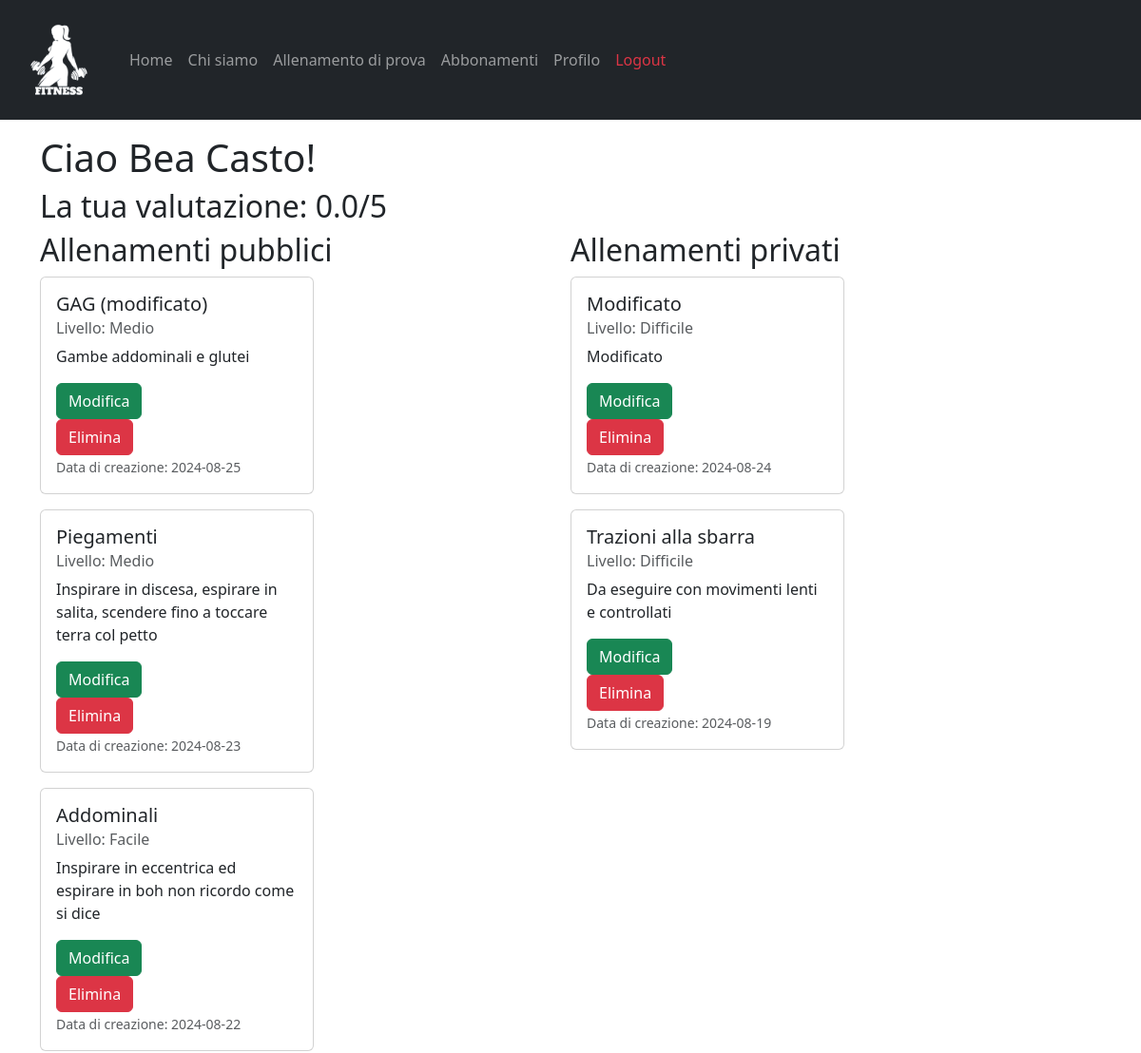
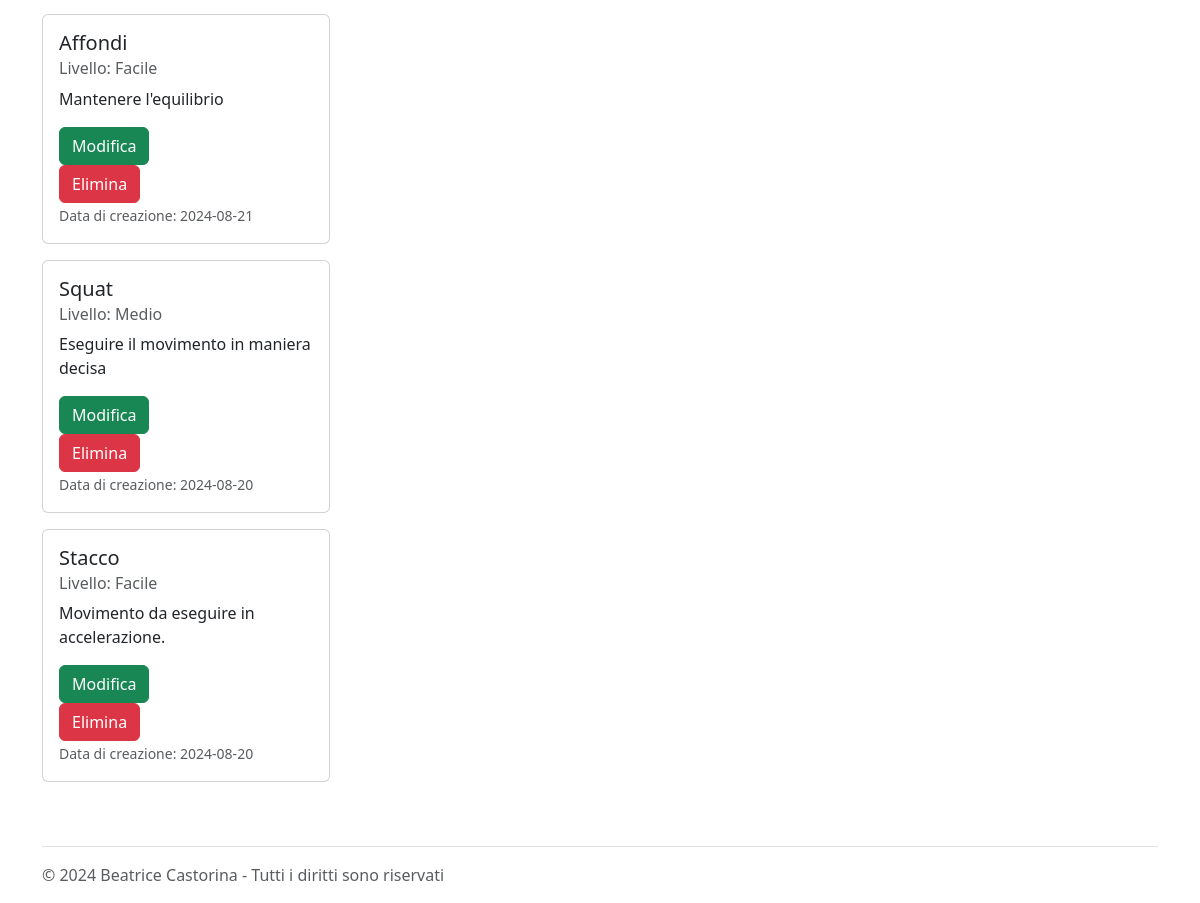
/profile (signed in), run on an earlier commit of the app's database (2 pictures, top to bottom).
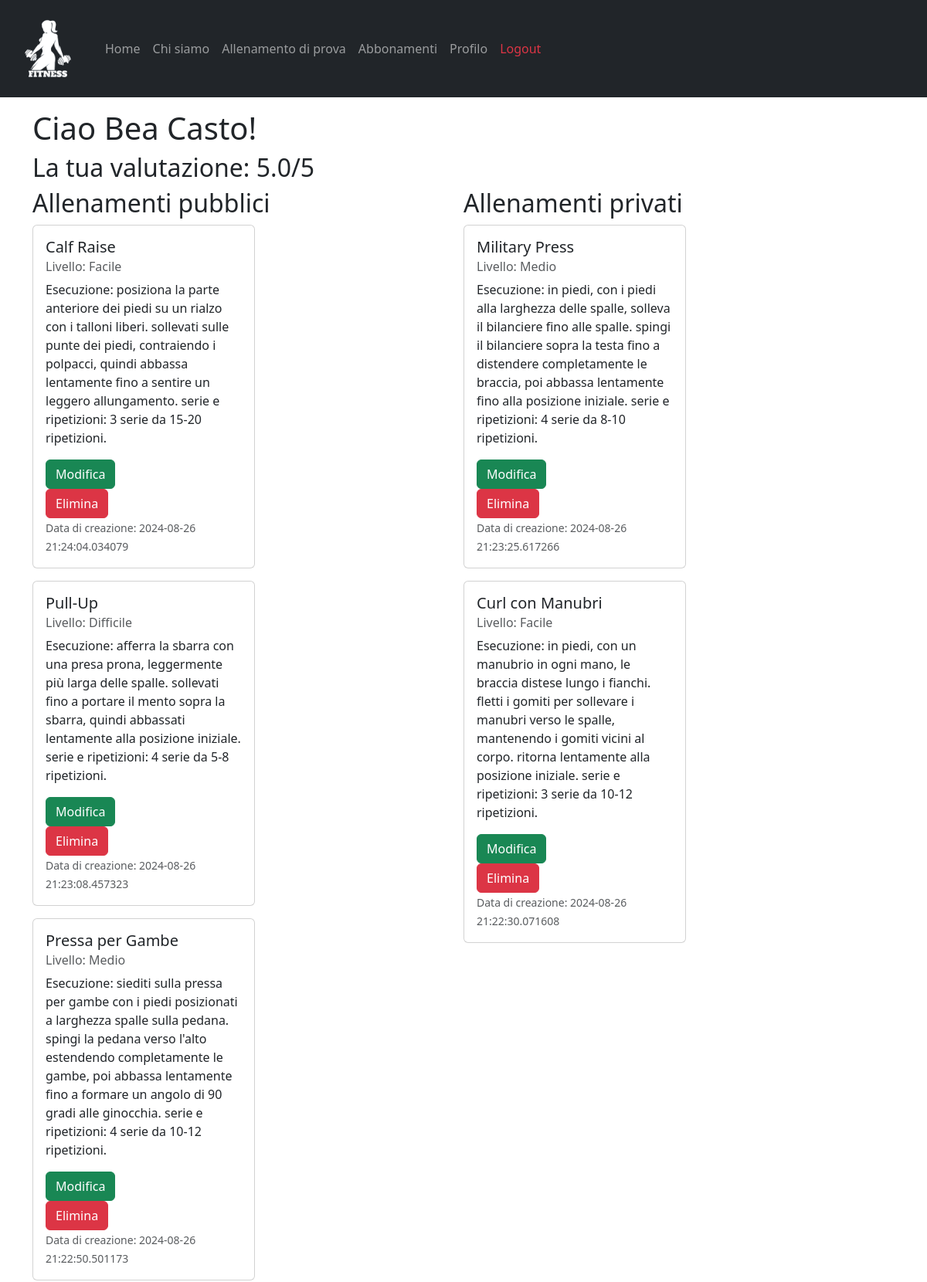
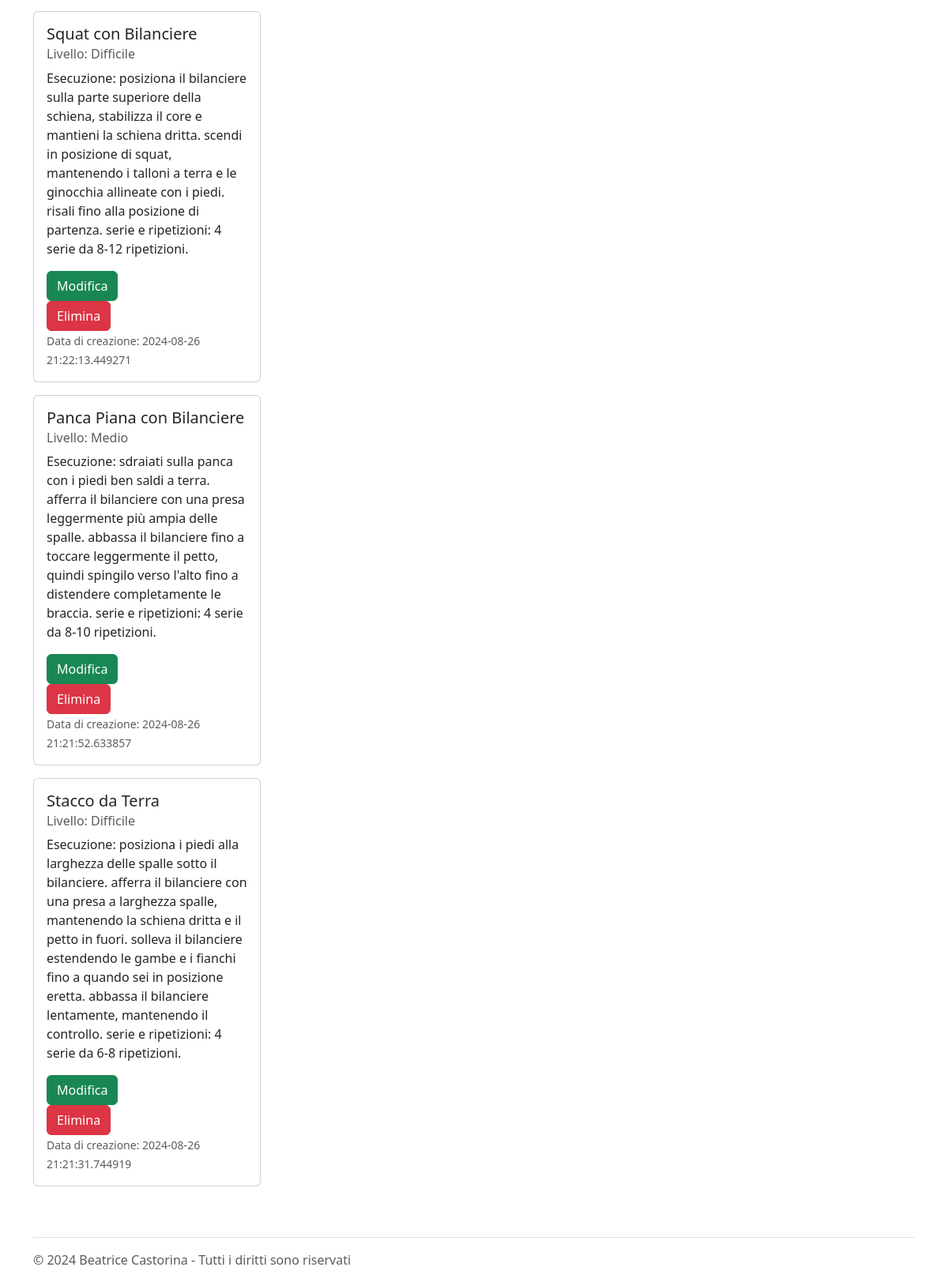
And on a later commit of the database (2 pictures, top to bottom).
### tables this page shows
CREATE TABLE "PersonalTrainers" (
	"nome"	TEXT NOT NULL,
	"email"	TEXT NOT NULL UNIQUE,
	"password"	TEXT NOT NULL,
	"rating"	REAL NOT NULL,
	"numOfRatings"	INTEGER NOT NULL,
	"pt_id"	INTEGER,
	"cognome"	TEXT NOT NULL,
	PRIMARY KEY("pt_id" AUTOINCREMENT),
	CHECK("rating" <= 5.0)
);

CREATE TABLE "Allenamenti" (
	"id_allenamento"	INTEGER,
	"pt_id"	INTEGER NOT NULL,
	"titolo"	TEXT NOT NULL,
	"descrizione"	TEXT NOT NULL,
	"livello"	TEXT NOT NULL,
	"visibile"	INTEGER NOT NULL,
	"data_creazione"	TEXT NOT NULL,
	PRIMARY KEY("id_allenamento" AUTOINCREMENT),
	FOREIGN KEY("pt_id") REFERENCES "PersonalTrainers"("pt_id")
);

### app.py (the view)
@app.route("/profile")
def pt_profile():
  email = request.cookies.get('remember_token').split('|')[0]
  pt_id = utenti_dao.get_pt_id_by_email(email)
  allenamenti_pt_db = allenamenti_dao.get_allenamenti_by_pt(pt_id)
  return render_template('profile.html',allenamenti=allenamenti_pt_db)

### allenamenti_dao.py (called while the page is built)
def get_allenamenti_by_pt(pt_id):
	query = 'SELECT * FROM Allenamenti WHERE pt_id=? ORDER BY data_creazione DESC'
	connection = sqlite3.connect('db/personal.db')
	connection.row_factory = sqlite3.Row
	cursor = connection.cursor()
	cursor.execute(query, (pt_id,))
	result = cursor.fetchall()
	print(result)
	cursor.close()
	connection.close()
	return result

### app.py (called while the page is built)
@login_manager.user_loader
def load_user(user_email):
  print("load user:", user_email)
  user_db, type = utenti_dao.get_user_by_email(user_email)
  if type == 0:
    user = PersonalTrainer(nome=user_db['nome'], cognome=user_db['cognome'], pt_id=user_db['pt_id'], rating=user_db['rating'], numOfRatings=user_db['numOfRatings'], email=user_db['email'], password=user_db['password'])
  else:
    user = Client(nome=user_db['nome'], cognome=user_db['cognome'], client_id=user_db['client_id'], pt_id=user_db['pt_id'], email=user_db['email'], password=user_db['password'])
  return user

### utenti_dao.py (called while the page is built)
def get_pt_id_by_email(user_email):
	default = 0
	query = 'SELECT pt_id FROM PersonalTrainers WHERE email = ?'
	connection = sqlite3.connect('db/personal.db')
	connection.row_factory = sqlite3.Row
	cursor = connection.cursor()
	cursor.execute(query,(user_email,))
	result = cursor.fetchone()
	cursor.close()
	connection.close()
	if result is None:
		return default
	return result['pt_id']

def get_user_by_email(user_email):
	type = 0 # 0: personal_trainer, 1: client
	query1 = 'SELECT * FROM PersonalTrainers WHERE email = ?'
	query2 = 'SELECT * FROM Clients WHERE email = ?'
	connection = sqlite3.connect('db/personal.db')
	connection.row_factory = sqlite3.Row
	cursor = connection.cursor()
	print("utenti_dao email", user_email)
	cursor.execute(query1,(user_email,))
	result = cursor.fetchone()
	print("query 1:",result)
	if result is None:
		cursor.execute(query2, (user_email,)) # Clients
		result = cursor.fetchone()
		print("query 2:", result)
		type = 1
	cursor.close()
	connection.close()
	return result, type

### templates/profile.html (shortened to what this page needs)
{% extends "base.html" %}
{% block content %}
	<h1>Ciao {{current_user.nome.capitalize()}} {{current_user.cognome.capitalize()}}!</h1>
  <h2>La tua valutazione: {{current_user.rating}}/5</h2>
	<div class="row">
		<div class="col-6">
			<h2>Allenamenti pubblici</h2>
			{% for allenamento in allenamenti %}
        {% if allenamento.visibile != 0 %}
        <div class="col-3 mb-3">
          <div class="card" style="width: 18rem;">
            <div class="card-body">
              <h5 class="card-title">{{ allenamento.titolo }}</h5>
              <h6 class="card-subtitle mb-2 text-body-secondary">Livello: {{allenamento.livello.capitalize()}}</h6>
              <p class="card-text">{{allenamento.descrizione.capitalize()}}</p>
              <a href="/modify_workout/{{allenamento.id_allenamento}}" class="btn btn-success">Modifica</a>
              <form action="/delete_workout/{{allenamento.id_allenamento}}" method="post">
                <button type="submit" class="btn btn-danger">Elimina</button>
              </form>
              <p class="card-text"><small class="text-body-secondary">Data di creazione: {{allenamento.data_creazione}}</small></p>
            </div>
          </div>
        </div>
        {% endif %}
      {% endfor %}
		</div>
		<div class="col-6">
			<h2>Allenamenti privati</h2>
			{% for allenamento in allenamenti %}
        {% if allenamento.visibile == 0 %}
        <div class="col-3 mb-3">
          <div class="card" style="width: 18rem;">
            <div class="card-body">
              <h5 class="card-title">{{ allenamento.titolo }}</h5>
              <h6 class="card-subtitle mb-2 text-body-secondary">Livello: {{allenamento.livello.capitalize()}}</h6>
              <p class="card-text">{{allenamento.descrizione.capitalize()}}</p>
              <a href="/modify_workout/{{allenamento.id_allenamento}}" class="btn btn-success">Modifica</a>
              <form action="/delete_workout/{{allenamento.id_allenamento}}" method="post">
                <button type="submit" class="btn btn-danger">Elimina</button>
              </form>
              <p class="card-text"><small class="text-body-secondary">Data di creazione: {{allenamento.data_creazione}}</small></p>
            </div>
          </div>
        </div>
        {% endif %}
      {% endfor %}
		</div>
	</div>
{% endblock %}

### templates/base.html (shortened to what this page needs)
<!DOCTYPE html>
<html lang="it">
  <head>
    <link href="https://cdn.jsdelivr.net/npm/bootstrap@5.3.2/dist/css/bootstrap.min.css" rel="stylesheet">
    <link rel="stylesheet" href="{{ url_for('static', filename='styles.css') }}">
  </head>
  <body>
    <nav class="navbar navbar-expand-lg bg-dark" data-bs-theme="dark">
      <div class="container-fluid">
        <a class="navbar-brand" href="#">
          <img src="{{ url_for('static', filename='logo-light.png') }}" alt="Logo GetFit" width="100" height="100">
        </a>
        <div class="collapse navbar-collapse" id="navbarSupportedContent">
          <ul class="navbar-nav me-auto mb-2 mb-lg-0">
            <li class="nav-item">
              <a class="nav-link {% if request.path == url_for('index') %}active{% endif %}" aria-current="page" href="{{ url_for('index') }}">Home</a>
            </li>
            <li class="nav-item">
              <a class="nav-link {% if request.path == url_for('about') %}active{% endif %}" aria-current="page" href="{{ url_for('about') }}">Chi siamo</a>
            </li>
            <li class="nav-item">
              <a class="nav-link" aria-current="page" href="#">Allenamento di prova</a>
            </li>
            <li class="nav-item">
              <a class="nav-link" aria-current="page" href="#">Abbonamenti</a>
            </li>
            {% if not current_user.is_authenticated %}
            <li class="nav-item">
              <a class="nav-link text-primary-emphasis {% if request.path == url_for('login') %}active{% endif %}" aria-current="page" href="{{ url_for('login') }}">Login</a>
            </li>
            {% else %}
              {% if current_user.__class__.__name__ == "PersonalTrainer" %}
                <li class="nav-item">
                  <a class="nav-link" aria-current="page" href="/profile">Profilo</a>
                </li>
              {% endif %}
            <li class="nav-item">
              <a class="nav-link text-danger" aria-current="page" href="/logout">Logout</a>
            </li>
            {% endif %}
          </ul>
        </div>
      </div>
    </nav>
    <div class="container pt-3">
      <div class="row">
        {% block content %}{% endblock %}
      </div>
      <footer class="mt-5 border-top">
          <p class="mt-3 text-body-secondary">© 2024 Beatrice Castorina - Tutti i diritti sono riservati</p>
      </footer>
    </div>
  </body>
</html>

What changed in the data, as far as the page shows it:
removed Allenamenti: titolo "GAG (modificato)", livello "Medio", descrizione "Gambe addominali e glutei", data_creazione "2024-08-25", shown under "Allenamenti pubblici"
removed Allenamenti: titolo "Piegamenti", livello "Medio", descrizione "Inspirare in discesa, espirare in salita, scendere fino a toccare terra col petto", data_creazione "2024-08-23", shown under "Allenamenti pubblici"
removed Allenamenti: titolo "Addominali", livello "Facile", descrizione "Inspirare in eccentrica ed espirare in boh non ricordo come si dice", data_creazione "2024-08-22", shown under "Allenamenti pubblici"
removed Allenamenti: titolo "Affondi", livello "Facile", descrizione "Mantenere l'equilibrio", data_creazione "2024-08-21", shown under "Allenamenti pubblici"
removed Allenamenti: titolo "Squat", livello "Medio", descrizione "Eseguire il movimento in maniera decisa", data_creazione "2024-08-20", shown under "Allenamenti pubblici"
removed Allenamenti: titolo "Stacco", livello "Facile", descrizione "Movimento da eseguire in accelerazione.", data_creazione "2024-08-20", shown under "Allenamenti pubblici"
removed Allenamenti: titolo "Modificato", livello "Difficile", descrizione "Modificato", data_creazione "2024-08-24", shown under "Allenamenti privati"
removed Allenamenti: titolo "Trazioni alla sbarra", livello "Difficile", descrizione "Da eseguire con movimenti lenti e controllati", data_creazione "2024-08-19", shown under "Allenamenti privati"
changed PersonalTrainers "Bea": rating "0.0" → "5.0"
added Allenamenti: titolo "Calf Raise", livello "Facile", descrizione "Esecuzione: posiziona la parte anteriore dei piedi su un rialzo con i talloni liberi. sollevati sulle punte dei piedi, contraiendo i polpacci, quindi abbassa lentamente fino a sentire un leggero allungamento. serie e ripetizioni: 3 serie da 15-20 ripetizioni.", data_creazione "2024-08-26 21:24:04.034079", shown under "Allenamenti pubblici"
added Allenamenti: titolo "Pull-Up", livello "Difficile", descrizione "Esecuzione: afferra la sbarra con una presa prona, leggermente più larga delle spalle. sollevati fino a portare il mento sopra la sbarra, quindi abbassati lentamente alla posizione iniziale. serie e ripetizioni: 4 serie da 5-8 ripetizioni.", data_creazione "2024-08-26 21:23:08.457323", shown under "Allenamenti pubblici"
added Allenamenti: titolo "Pressa per Gambe", livello "Medio", descrizione "Esecuzione: siediti sulla pressa per gambe con i piedi posizionati a larghezza spalle sulla pedana. spingi la pedana verso l'alto estendendo completamente le gambe, poi abbassa lentamente fino a formare un angolo di 90 gradi alle ginocchia. serie e ripetizioni: 4 serie da 10-12 ripetizioni.", data_creazione "2024-08-26 21:22:50.501173", shown under "Allenamenti pubblici"
added Allenamenti: titolo "Squat con Bilanciere", livello "Difficile", descrizione "Esecuzione: posiziona il bilanciere sulla parte superiore della schiena, stabilizza il core e mantieni la schiena dritta. scendi in posizione di squat, mantenendo i talloni a terra e le ginocchia allineate con i piedi. risali fino alla posizione di partenza. serie e ripetizioni: 4 serie da 8-12 ripetizioni.", data_creazione "2024-08-26 21:22:13.449271", shown under "Allenamenti pubblici"
added Allenamenti: titolo "Panca Piana con Bilanciere", livello "Medio", descrizione "Esecuzione: sdraiati sulla panca con i piedi ben saldi a terra. afferra il bilanciere con una presa leggermente più ampia delle spalle. abbassa il bilanciere fino a toccare leggermente il petto, quindi spingilo verso l'alto fino a distendere completamente le braccia. serie e ripetizioni: 4 serie da 8-10 ripetizioni.", data_creazione "2024-08-26 21:21:52.633857", shown under "Allenamenti pubblici"
added Allenamenti: titolo "Stacco da Terra", livello "Difficile", descrizione "Esecuzione: posiziona i piedi alla larghezza delle spalle sotto il bilanciere. afferra il bilanciere con una presa a larghezza spalle, mantenendo la schiena dritta e il petto in fuori. solleva il bilanciere estendendo le gambe e i fianchi fino a quando sei in posizione eretta. abbassa il bilanciere lentamente, mantenendo il controllo. serie e ripetizioni: 4 serie da 6-8 ripetizioni.", data_creazione "2024-08-26 21:21:31.744919", shown under "Allenamenti pubblici"
added Allenamenti: titolo "Military Press", livello "Medio", descrizione "Esecuzione: in piedi, con i piedi alla larghezza delle spalle, solleva il bilanciere fino alle spalle. spingi il bilanciere sopra la testa fino a distendere completamente le braccia, poi abbassa lentamente fino alla posizione iniziale. serie e ripetizioni: 4 serie da 8-10 ripetizioni.", data_creazione "2024-08-26 21:23:25.617266", shown under "Allenamenti privati"
added Allenamenti: titolo "Curl con Manubri", livello "Facile", descrizione "Esecuzione: in piedi, con un manubrio in ogni mano, le braccia distese lungo i fianchi. fletti i gomiti per sollevare i manubri verso le spalle, mantenendo i gomiti vicini al corpo. ritorna lentamente alla posizione iniziale. serie e ripetizioni: 3 serie da 10-12 ripetizioni.", data_creazione "2024-08-26 21:22:30.071608", shown under "Allenamenti privati"
